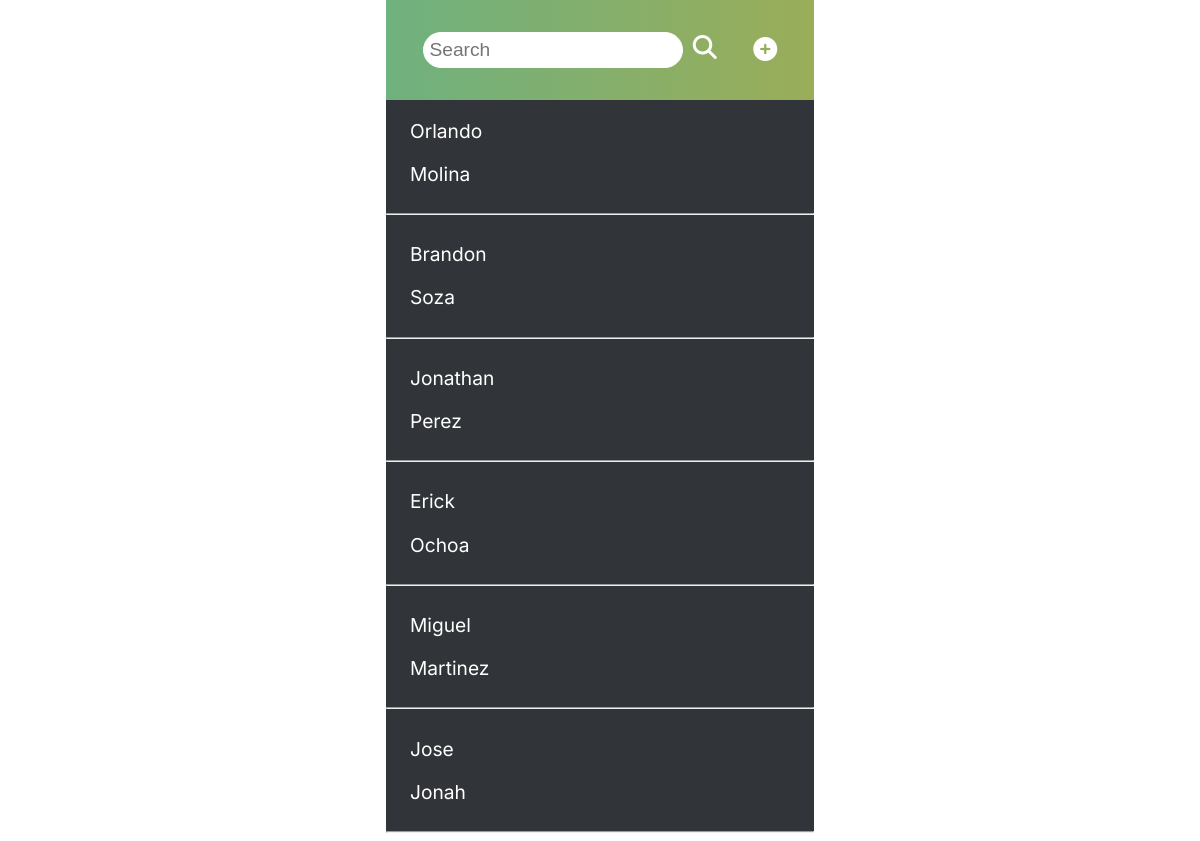
Before: / with the older database file.
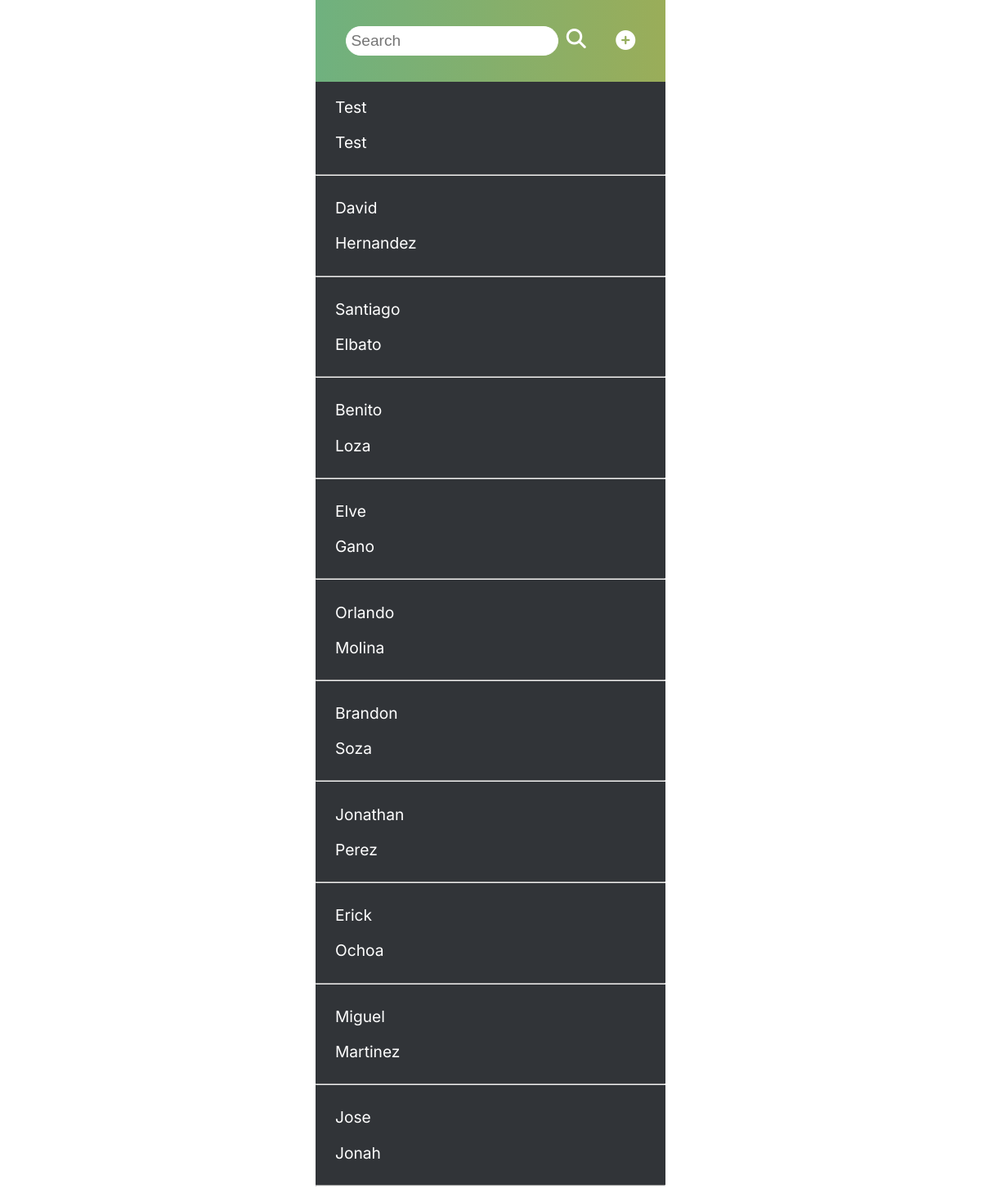
After: the same page with the newer database file.
### contacts/models.py (models this page shows, shortened)
class Contact(models.Model):
    name = models.CharField(max_length=250, blank=True, null=True)
    last_name= models.CharField(max_length=250)
    company = models.CharField(max_length=1000)
    email = models.EmailField(max_length=254, unique=True)
    phone_number = models.CharField(max_length=20)

### contacts/views.py (the view)
# urls.py: path('', views.index, name='index'),
def index(request):
    contacts = Contact.objects.all()
    search_input = request.GET.get('search-area')
    if search_input:
        contacts = Contact.objects.filter(Q(name__icontains=search_input) | Q(last_name__icontains=search_input))
    else:
        contacts = Contact.objects.all()
        search_input = ''
    return render(request, 'index.html', {'contacts': contacts, 'search_input': search_input})

### templates/index.html (shortened to what this page needs)
{% load static %}
<!DOCTYPE html>
<html>
<head>
	<link rel="stylesheet" type="text/css" href="{% static 'style.css' %}">
</head>
<body>
	<div class="container">
		<header class="header">
			<form action="/" method="GET" class="search-bar" id='search-form'>
				<input type="search-name" class="contact-search" name="search-area" placeholder="Search"
					value={{search_input}}>
				<i onclick="document.getElementById('search-form').submit();" style="padding-left: 5px;"
					class="fas fa-search"></i>
			</form>
			<a href="{% url 'add-contact'  %}"><i class="fas fa-plus-circle add"></i></a>
		</header>
		<section class="contacts-library">
			<ul class="contacts-list">
				{% for contact in contacts reversed %}
				<a href="{% url 'profile' contact.id %}" style="text-decoration: none;">
					<div class="contact-section">
						<li class="list__item">
							<p class="contact-name">{{ contact.name | title }}</p>
							<p class="contact-name">{{ contact.last_name | title }}</p>
						</li>
					</div>
				</a>
				<hr>
				{% empty %}
				<h3 style="color:#fff;padding:20px;">No contacts found..</h3>
				{% endfor %}
			</ul>
		</section>
	</div>
</body>
</html>

### static/style.css (style rules this page uses)
body { font-family: 'Inter', sans-serif; margin: 0; }
.container { max-width: 428px; margin: 0 auto; background-color: #313438; min-height: 100vh; }
a { text-decoration: none; }
.header { display: flex; justify-content: space-evenly; color: #fff; background: linear-gradient(90deg, rgba(111,177,127,1) 0%, rgba(154,173,89,1) 100%); padding: 2em 0; align-items: center; }
.contact-search { font-size: 1.2em; padding:.3em .3em; border-radius: 100px; border:1px solid white; outline: none; }
.contacts-library { background: #313438; }
.add { color: #fff; font-size: 1.5em; }
i { color: #fff; font-size: 1.5em; }
.contact-name { color: #fff; font-size: 1.2em; }
ul { margin: 0; padding: 0; width: 100%; }
hr { border: 1px solicontactd #494a4b; }
.list__item { list-style: none; }
.contact-section { display: flex; justify-content: space-between; align-items: center; padding: 0 1.5em; transition: 0.3s; }

Changed rows visible on the page:
added Contact: name "Test", last_name "Test"
added Contact: name "David", last_name "Hernandez"
added Contact: name "Santiago", last_name "Elbato"
added Contact: name "Benito", last_name "Loza"
added Contact: name "Elve", last_name "Gano"
